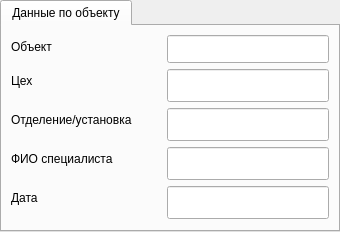
             <widget class="QTabWidget" name="tabWidget_reportGenerationGeneral_objectData">
              <property name="sizePolicy">
               <sizepolicy hsizetype="Preferred" vsizetype="Expanding">
                <horstretch>0</horstretch>
                <verstretch>0</verstretch>
               </sizepolicy>
              </property>
              <property name="currentIndex">
               <number>0</number>
              </property>
              <widget class="QWidget" name="tab_reportGenerationGeneral_objectData">
               <attribute name="title">
                <string>Данные по объекту</string>
               </attribute>
               <layout class="QFormLayout" name="formLayout_4">
                <item row="0" column="0">
                 <widget class="QLabel" name="label_object">
                  <property name="sizePolicy">
                   <sizepolicy hsizetype="Expanding" vsizetype="Preferred">
                    <horstretch>0</horstretch>
                    <verstretch>0</verstretch>
                   </sizepolicy>
                  </property>
                  <property name="minimumSize">
                   <size>
                    <width>150</width>
                    <height>0</height>
                   </size>
                  </property>
                  <property name="text">
                   <string>Объект</string>
                  </property>
                 </widget>
                </item>
                <item row="0" column="1">
                 <widget class="QLineEdit" name="lineEdit_object">
                  <property name="sizePolicy">
                   <sizepolicy hsizetype="Preferred" vsizetype="Preferred">
                    <horstretch>0</horstretch>
                    <verstretch>0</verstretch>
                   </sizepolicy>
                  </property>
                  <property name="styleSheet">
                   <string notr="true">padding: 5px 10px;</string>
                  </property>
                  <property name="readOnly">
                   <bool>true</bool>
                  </property>
                  <property name="clearButtonEnabled">
                   <bool>false</bool>
                  </property>
                 </widget>
                </item>
                <item row="1" column="0">
                 <widget class="QLabel" name="label_manufacture">
                  <property name="sizePolicy">
                   <sizepolicy hsizetype="Expanding" vsizetype="Preferred">
                    <horstretch>0</horstretch>
                    <verstretch>0</verstretch>
                   </sizepolicy>
                  </property>
                  <property name="minimumSize">
                   <size>
                    <width>150</width>
                    <height>0</height>
                   </size>
                  </property>
                  <property name="text">
                   <string>Цех</string>
                  </property>
                 </widget>
                </item>
                <item row="1" column="1">
                 <widget class="QLineEdit" name="lineEdit_manufacture">
                  <property name="sizePolicy">
                   <sizepolicy hsizetype="Preferred" vsizetype="Preferred">
                    <horstretch>0</horstretch>
                    <verstretch>0</verstretch>
                   </sizepolicy>
                  </property>
                  <property name="font">
                   <font>
                    <family>Segoe UI</family>
                    <pointsize>12</pointsize>
                   </font>
                  </property>
                  <property name="styleSheet">
                   <string notr="true">padding: 5px 10px;</string>
                  </property>
                  <property name="readOnly">
                   <bool>true</bool>
                  </property>
                  <property name="clearButtonEnabled">
                   <bool>false</bool>
                  </property>
                 </widget>
                </item>
                <item row="2" column="0">
                 <widget class="QLabel" name="label_department">
                  <property name="sizePolicy">
                   <sizepolicy hsizetype="Expanding" vsizetype="Preferred">
                    <horstretch>0</horstretch>
                    <verstretch>0</verstretch>
                   </sizepolicy>
                  </property>
                  <property name="minimumSize">
                   <size>
                    <width>150</width>
                    <height>0</height>
                   </size>
                  </property>
                  <property name="text">
                   <string>Отделение/установка</string>
                  </property>
                 </widget>
                </item>
                <item row="2" column="1">
                 <widget class="QLineEdit" name="lineEdit_department">
                  <property name="sizePolicy">
                   <sizepolicy hsizetype="Preferred" vsizetype="Preferred">
                    <horstretch>0</horstretch>
                    <verstretch>0</verstretch>
                   </sizepolicy>
                  </property>
                  <property name="font">
                   <font>
                    <family>Segoe UI</family>
                    <pointsize>12</pointsize>
                   </font>
                  </property>
                  <property name="styleSheet">
                   <string notr="true">padding: 5px 10px;</string>
                  </property>
                  <property name="readOnly">
                   <bool>true</bool>
                  </property>
                  <property name="clearButtonEnabled">
                   <bool>false</bool>
                  </property>
                 </widget>
                </item>
                <item row="3" column="0">
                 <widget class="QLabel" name="label_FIO">
                  <property name="sizePolicy">
                   <sizepolicy hsizetype="Expanding" vsizetype="Preferred">
                    <horstretch>0</horstretch>
                    <verstretch>0</verstretch>
                   </sizepolicy>
                  </property>
                  <property name="minimumSize">
                   <size>
                    <width>150</width>
                    <height>0</height>
                   </size>
                  </property>
                  <property name="text">
                   <string>ФИО специалиста</string>
                  </property>
                 </widget>
                </item>
                <item row="3" column="1">
                 <widget class="QLineEdit" name="lineEdit_FIO">
                  <property name="sizePolicy">
                   <sizepolicy hsizetype="Preferred" vsizetype="Preferred">
                    <horstretch>0</horstretch>
                    <verstretch>0</verstretch>
                   </sizepolicy>
                  </property>
                  <property name="font">
                   <font>
                    <family>Segoe UI</family>
                    <pointsize>12</pointsize>
                   </font>
                  </property>
                  <property name="styleSheet">
                   <string notr="true">padding: 5px 10px;</string>
                  </property>
                  <property name="readOnly">
                   <bool>true</bool>
                  </property>
                  <property name="clearButtonEnabled">
                   <bool>false</bool>
                  </property>
                 </widget>
                </item>
                <item row="4" column="0">
                 <widget class="QLabel" name="label_date">
                  <property name="sizePolicy">
                   <sizepolicy hsizetype="Expanding" vsizetype="Preferred">
                    <horstretch>0</horstretch>
                    <verstretch>0</verstretch>
                   </sizepolicy>
                  </property>
                  <property name="minimumSize">
                   <size>
                    <width>150</width>
                    <height>0</height>
                   </size>
                  </property>
                  <property name="text">
                   <string>Дата</string>
                  </property>
                 </widget>
                </item>
                <item row="4" column="1">
                 <widget class="QLineEdit" name="lineEdit_date">
                  <property name="sizePolicy">
                   <sizepolicy hsizetype="Preferred" vsizetype="Preferred">
                    <horstretch>0</horstretch>
                    <verstretch>0</verstretch>
                   </sizepolicy>
                  </property>
                  <property name="font">
                   <font>
                    <family>Segoe UI</family>
                    <pointsize>12</pointsize>
                   </font>
                  </property>
                  <property name="styleSheet">
                   <string notr="true">padding: 5px 10px;</string>
                  </property>
                  <property name="readOnly">
                   <bool>true</bool>
                  </property>
                  <property name="clearButtonEnabled">
                   <bool>false</bool>
                  </property>
                 </widget>
                </item>
               </layout>
              </widget>
             </widget>
